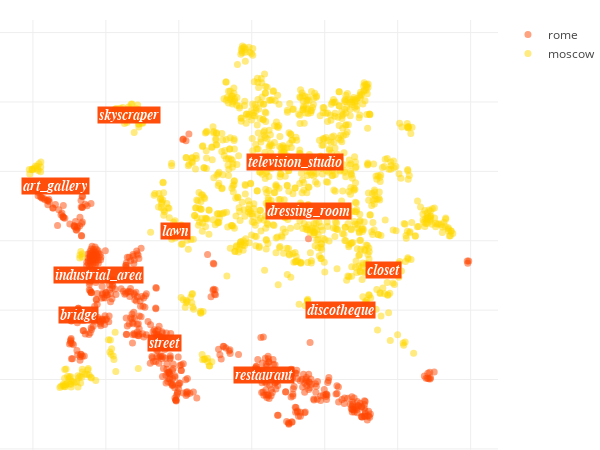

The code cell stored with this chart in its notebook:
### Code cell
locations_scatter(city_data, opposite_city_data)

### Figure 1 — Plotly figure (JSON) as saved in the notebook; plotly's stock layout.template omitted (floating-point values rounded to 4 significant figures; data arrays with more than 128 entries replaced by an {"elided": "..."} marker saying what was removed)
{"data": [{"hoverinfo": "text", "marker": {"color": "orangered", "opacity": 0.5, "size": 7}, "mode": "markers", "name": "rome", "text": {"elided": "563 str values"}, "type": "scatter", "uid": "8f5d24ba-4291-11e9-8ee6-3c15c2cf2370", "x": {"elided": "563 float values"}, "y": {"elided": "563 float values"}}, {"hoverinfo": "text", "marker": {"color": "gold", "opacity": 0.5, "size": 7}, "mode": "markers", "name": "moscow", "text": {"elided": "1130 str values"}, "type": "scatter", "uid": "8f5deafa-4291-11e9-ad3c-3c15c2cf2370", "x": {"elided": "1130 float values"}, "y": {"elided": "1130 float values"}}], "layout": {"annotations": [{"bgcolor": "orangered", "font": {"color": "white", "family": "arial", "size": 14}, "opacity": 0.95, "showarrow": false, "text": "<i><b>restaurant", "x": 3.401, "xanchor": "center", "y": -38.74}, {"bgcolor": "orangered", "font": {"color": "white", "family": "arial", "size": 14}, "opacity": 0.95, "showarrow": false, "text": "<i><b>street", "x": -24.03, "xanchor": "center", "y": -29.49}, {"bgcolor": "orangered", "font": {"color": "white", "family": "arial", "size": 14}, "opacity": 0.95, "showarrow": false, "text": "<i><b>discotheque", "x": 24.4, "xanchor": "center", "y": -19.83}, {"bgcolor": "orangered", "font": {"color": "white", "family": "arial", "size": 14}, "opacity": 0.95, "showarrow": false, "text": "<i><b>art_gallery", "x": -53.71, "xanchor": "center", "y": 15.9}, {"bgcolor": "orangered", "font": {"color": "white", "family": "arial", "size": 14}, "opacity": 0.95, "showarrow": false, "text": "<i><b>bridge", "x": -47.57, "xanchor": "center", "y": -21.43}, {"bgcolor": "orangered", "font": {"color": "white", "family": "arial", "size": 14}, "opacity": 0.95, "showarrow": false, "text": "<i><b>dressing_room", "x": 15.53, "xanchor": "center", "y": 8.526}, {"bgcolor": "orangered", "font": {"color": "white", "family": "arial", "size": 14}, "opacity": 0.95, "showarrow": false, "text": "<i><b>skyscraper", "x": -33.59, "xanchor": "center", "y": 36.3}, {"bgcolor": "orangered", "font": {"color": "white", "family": "arial", "size": 14}, "opacity": 0.95, "showarrow": false, "text": "<i><b>closet", "x": 36.08, "xanchor": "center", "y": -8.557}, {"bgcolor": "orangered", "font": {"color": "white", "family": "arial", "size": 14}, "opacity": 0.95, "showarrow": false, "text": "<i><b>television_studio", "x": 11.93, "xanchor": "center", "y": 22.7}, {"bgcolor": "orangered", "font": {"color": "white", "family": "arial", "size": 14}, "opacity": 0.95, "showarrow": false, "text": "<i><b>industrial_area", "x": -41.98, "xanchor": "center", "y": -9.897}, {"bgcolor": "orangered", "font": {"color": "white", "family": "arial", "size": 14}, "opacity": 0.95, "showarrow": false, "text": "<i><b>lawn", "x": -20.96, "xanchor": "center", "y": 2.748}], "height": 450, "hovermode": "closest", "margin": {"b": 0, "l": 0, "r": 30, "t": 20}, "width": 600, "xaxis": {"showticklabels": false, "zeroline": false}, "yaxis": {"showticklabels": false, "zeroline": false}}}
